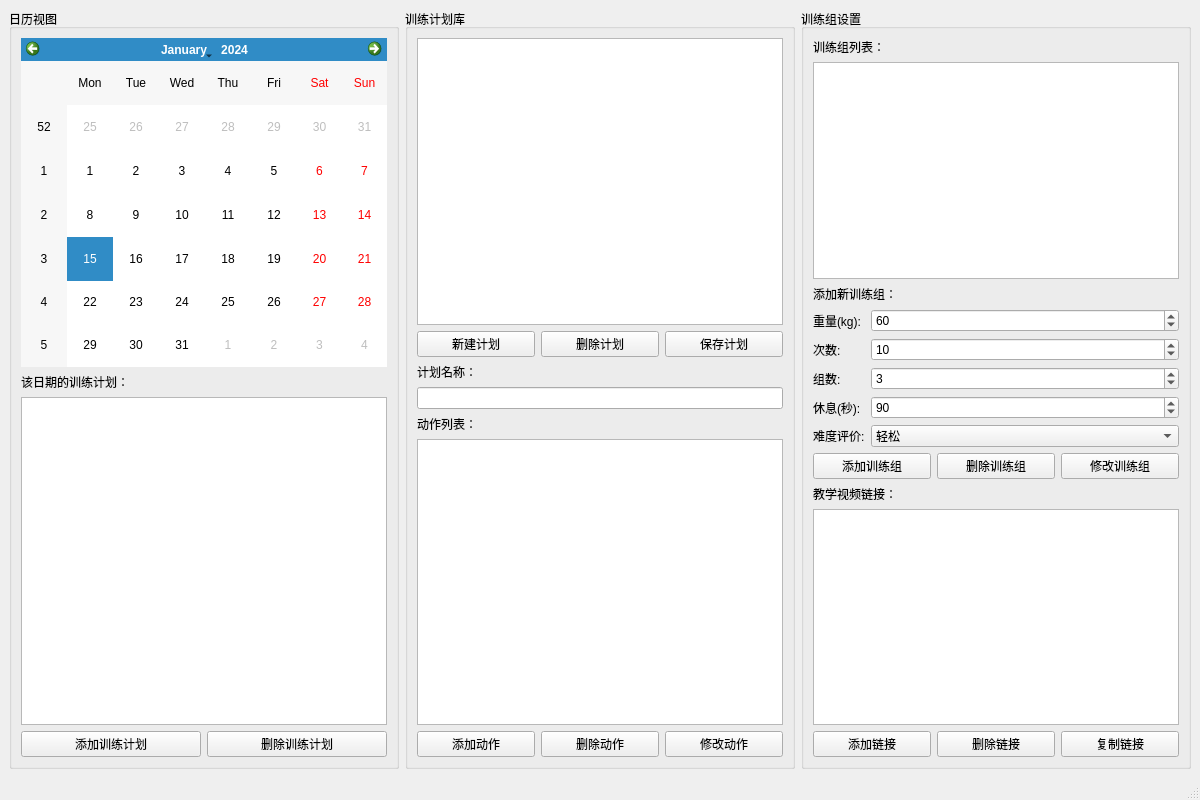
<?xml version="1.0" encoding="UTF-8"?>
<ui version="4.0">
 <class>TrainWindow</class>
 <widget class="QMainWindow" name="TrainWindow">
  <property name="geometry">
   <rect>
    <x>0</x>
    <y>0</y>
    <width>1200</width>
    <height>800</height>
   </rect>
  </property>
  <property name="windowTitle">
   <string>训练计划管理系统</string>
  </property>
  <widget class="QWidget" name="centralwidget">
   <layout class="QHBoxLayout" name="horizontalLayout">
    <item>
     <!-- 左侧：日历和日期训练计划 -->
     <widget class="QGroupBox" name="groupCalendar">
      <property name="title">
       <string>日历视图</string>
      </property>
      <layout class="QVBoxLayout" name="verticalLayout">
       <item>
        <widget class="QCalendarWidget" name="calendarWidget"/>
       </item>
       <item>
        <widget class="QLabel" name="label">
         <property name="text">
          <string>该日期的训练计划：</string>
         </property>
        </widget>
       </item>
       <item>
        <widget class="QListWidget" name="listDateTrains"/>
       </item>
       <item>
        <layout class="QHBoxLayout" name="horizontalLayout_2">
         <item>
          <widget class="QPushButton" name="btnAddTrainToDate">
           <property name="text">
            <string>添加训练计划</string>
           </property>
          </widget>
         </item>
         <item>
          <widget class="QPushButton" name="btnDeleteTrainFromDate">
           <property name="text">
            <string>删除训练计划</string>
           </property>
          </widget>
         </item>
        </layout>
       </item>
      </layout>
     </widget>
    </item>
    <item>
     <!-- 中间：训练计划库 -->
     <widget class="QGroupBox" name="groupTrainPlans">
      <property name="title">
       <string>训练计划库</string>
      </property>
      <layout class="QVBoxLayout" name="verticalLayout_2">
       <item>
        <widget class="QListWidget" name="listTrainPlans"/>
       </item>
       <item>
        <layout class="QHBoxLayout" name="horizontalLayout_3">
         <item>
          <widget class="QPushButton" name="btnNewTrainPlan">
           <property name="text">
            <string>新建计划</string>
           </property>
          </widget>
         </item>
         <item>
          <widget class="QPushButton" name="btnDeleteTrainPlan">
           <property name="text">
            <string>删除计划</string>
           </property>
          </widget>
         </item>
         <item>
          <widget class="QPushButton" name="btnSaveTrainPlan">
           <property name="text">
            <string>保存计划</string>
           </property>
          </widget>
         </item>
        </layout>
       </item>
       <item>
        <widget class="QLabel" name="label_2">
         <property name="text">
          <string>计划名称：</string>
         </property>
        </widget>
       </item>
       <item>
        <widget class="QLineEdit" name="lineTrainName"/>
       </item>
       <item>
        <widget class="QLabel" name="label_3">
         <property name="text">
          <string>动作列表：</string>
         </property>
        </widget>
       </item>
       <item>
        <widget class="QListWidget" name="listActions"/>
       </item>
       <item>
        <layout class="QHBoxLayout" name="horizontalLayout_4">
         <item>
          <widget class="QPushButton" name="btnAddAction">
           <property name="text">
            <string>添加动作</string>
           </property>
          </widget>
         </item>
         <item>
          <widget class="QPushButton" name="btnDeleteAction">
           <property name="text">
            <string>删除动作</string>
           </property>
          </widget>
         </item>
         <item>
          <widget class="QPushButton" name="btnModifyAction">
           <property name="text">
            <string>修改动作</string>
           </property>
          </widget>
         </item>
        </layout>
       </item>
      </layout>
     </widget>
    </item>
    <item>
     <!-- 右侧：训练组详情 -->
     <widget class="QGroupBox" name="groupSets">
      <property name="title">
       <string>训练组设置</string>
      </property>
      <layout class="QVBoxLayout" name="verticalLayout_3">
       <item>
        <widget class="QLabel" name="label_4">
         <property name="text">
          <string>训练组列表：</string>
         </property>
        </widget>
       </item>
       <item>
        <widget class="QListWidget" name="listSets"/>
       </item>
       <item>
        <widget class="QLabel" name="label_5">
         <property name="text">
          <string>添加新训练组：</string>
         </property>
        </widget>
       </item>
       <item>
        <layout class="QFormLayout" name="formLayout">
         <item row="0" column="0">
          <widget class="QLabel" name="label_6">
           <property name="text">
            <string>重量(kg):</string>
           </property>
          </widget>
         </item>
         <item row="0" column="1">
          <widget class="QSpinBox" name="spinWeight">
           <property name="maximum">
            <number>500</number>
           </property>
           <property name="value">
            <number>60</number>
           </property>
          </widget>
         </item>
         <item row="1" column="0">
          <widget class="QLabel" name="label_7">
           <property name="text">
            <string>次数:</string>
           </property>
          </widget>
         </item>
         <item row="1" column="1">
          <widget class="QSpinBox" name="spinReps">
           <property name="minimum">
            <number>1</number>
           </property>
           <property name="maximum">
            <number>100</number>
           </property>
           <property name="value">
            <number>10</number>
           </property>
          </widget>
         </item>
         <item row="2" column="0">
          <widget class="QLabel" name="label_8">
           <property name="text">
            <string>组数:</string>
           </property>
          </widget>
         </item>
         <item row="2" column="1">
          <widget class="QSpinBox" name="spinGroups">
           <property name="minimum">
            <number>1</number>
           </property>
           <property name="maximum">
            <number>20</number>
           </property>
           <property name="value">
            <number>3</number>
           </property>
          </widget>
         </item>
         <item row="3" column="0">
          <widget class="QLabel" name="label_9">
           <property name="text">
            <string>休息(秒):</string>
           </property>
          </widget>
         </item>
         <item row="3" column="1">
          <widget class="QSpinBox" name="spinRest">
           <property name="maximum">
            <number>600</number>
           </property>
           <property name="value">
            <number>90</number>
           </property>
          </widget>
         </item>
         <item row="4" column="0">
          <widget class="QLabel" name="label_10">
           <property name="text">
            <string>难度评价:</string>
           </property>
          </widget>
         </item>
         <item row="4" column="1">
          <widget class="QComboBox" name="comboEval">
           <item>
            <property name="text">
             <string>轻松</string>
            </property>
           </item>
           <item>
            <property name="text">
             <string>中等</string>
            </property>
           </item>
           <item>
            <property name="text">
             <string>困难</string>
            </property>
           </item>
          </widget>
         </item>
        </layout>
       </item>
       <item>
        <layout class="QHBoxLayout" name="horizontalLayout_5">
         <item>
          <widget class="QPushButton" name="btnAddSet">
           <property name="text">
            <string>添加训练组</string>
           </property>
          </widget>
         </item>
         <item>
          <widget class="QPushButton" name="btnDeleteSet">
           <property name="text">
            <string>删除训练组</string>
           </property>
          </widget>
         </item>
         <item>
          <widget class="QPushButton" name="btnModifySet">
           <property name="text">
            <string>修改训练组</string>
           </property>
          </widget>
         </item>
        </layout>
       </item>
       <item>
        <widget class="QLabel" name="label_11">
         <property name="text">
          <string>教学视频链接：</string>
         </property>
        </widget>
       </item>
       <item>
        <widget class="QListWidget" name="listTutorials"/>
       </item>
       <item>
        <layout class="QHBoxLayout" name="horizontalLayout_6">
         <item>
          <widget class="QPushButton" name="btnAddTutorial">
           <property name="text">
            <string>添加链接</string>
           </property>
          </widget>
         </item>
         <item>
          <widget class="QPushButton" name="btnDeleteTutorial">
           <property name="text">
            <string>删除链接</string>
           </property>
          </widget>
         </item>
         <item>
          <widget class="QPushButton" name="btnCopyTutorial">
           <property name="text">
            <string>复制链接</string>
           </property>
          </widget>
         </item>
        </layout>
       </item>
      </layout>
     </widget>
    </item>
   </layout>
  </widget>
  <widget class="QMenuBar" name="menubar">
   <property name="geometry">
    <rect>
     <x>0</x>
     <y>0</y>
     <width>1200</width>
     <height>21</height>
    </rect>
   </property>
  </widget>
  <widget class="QStatusBar" name="statusbar"/>
 </widget>
 <resources/>
 <connections/>
</ui>
